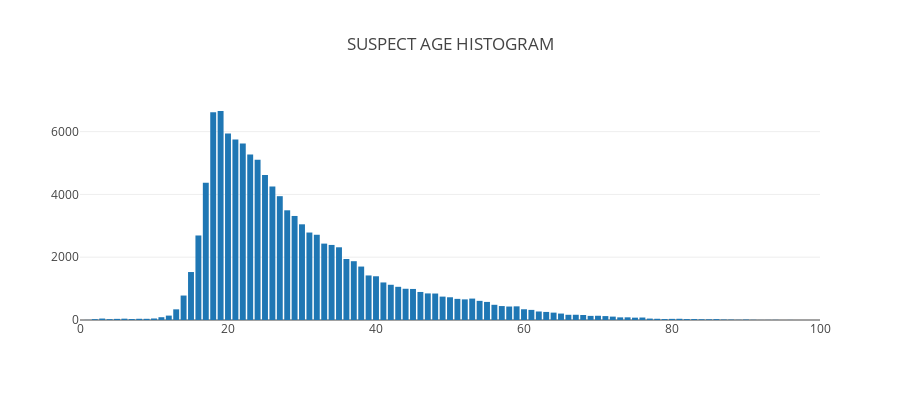
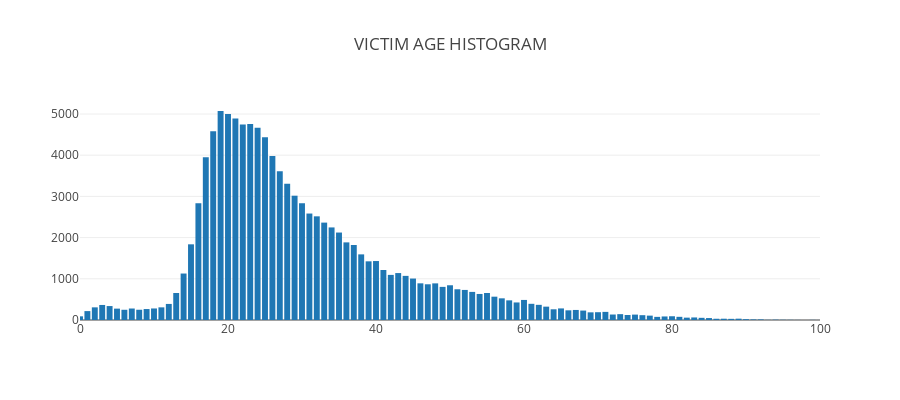

The code cell stored with these charts, in order, in its notebook:
### Code cell
# Visualize age distribution of suspects and victims

for target_type in ['suspect','victim']:      
    age_groups=helper.get_age_distribution(df['participant_type'],df['participant_age'],target_type)
    helper.plot_histogram(age_groups,dict(range=[0, 100]),target_type+' age histogram')

### Figure 1 — Plotly figure (JSON) as saved in the notebook; plotly's stock layout.template omitted (floating-point values rounded to 4 significant figures)
{"data": [{"type": "bar", "uid": "e70b81f8-c0d6-4436-b5d5-eb01d65770eb", "x": ["25", "31", "33", "47", "15", "48", "29", "24", "18", "19", "22", "23", "68", "20", "41", "17", "64", "21", "43", "28", "27", "55", "37", "39", "32", "35", "42", "30", "59", "44", "40", "72", "26", "34", "16", "56", "51", "45", "38", "36", "12", "13", "63", "58", "52", "49", "70", "46", "88", "54", "61", "66", "71", "14", "69", "53", "50", "60", "80", "4", "75", "67", "10", "62", "57", "76", "74", "73", "81", "83", "11", "9", "3", "65", "86", "6", "7", "84", "91", "8", "90", "79", "2", "5", "82", "87", "93", "89", "85", "77", "78", "94", "96", "98", "1", "0", "92", "311"], "y": [4620, 2786, 2433, 847, 1528, 843, 3314, 5107, 6618, 6657, 5624, 5269, 160, 5938, 1196, 4375, 235, 5746, 1057, 3494, 3944, 576, 1873, 1419, 2715, 2316, 1122, 3048, 435, 995, 1393, 108, 4255, 2391, 2692, 484, 673, 989, 1702, 1944, 140, 340, 257, 429, 657, 745, 135, 893, 13, 610, 322, 166, 125, 779, 131, 682, 724, 342, 36, 26, 75, 167, 48, 271, 444, 79, 85, 84, 39, 30, 89, 38, 46, 205, 28, 42, 31, 24, 6, 39, 14, 30, 26, 36, 29, 15, 3, 7, 22, 45, 39, 4, 2, 1, 3, 1, 2, 1]}], "layout": {"height": 400, "legend": {"orientation": "h"}, "title": "SUSPECT AGE HISTOGRAM", "xaxis": {"range": [0, 100]}}}

### Figure 2 — Plotly figure (JSON) as saved in the notebook; plotly's stock layout.template omitted (floating-point values rounded to 4 significant figures)
{"data": [{"type": "bar", "uid": "719c643c-c5d0-49b6-b776-10ffc9997367", "x": ["20", "33", "34", "29", "56", "18", "46", "14", "23", "55", "51", "40", "9", "5", "2", "15", "19", "28", "78", "41", "22", "21", "39", "35", "26", "69", "27", "37", "50", "42", "17", "25", "16", "13", "68", "57", "66", "67", "62", "36", "24", "30", "32", "1", "3", "63", "64", "31", "10", "48", "53", "60", "58", "72", "45", "43", "49", "12", "44", "70", "0", "54", "6", "38", "8", "4", "7", "52", "47", "79", "11", "80", "59", "73", "61", "85", "88", "71", "89", "90", "65", "74", "77", "86", "84", "96", "81", "83", "82", "87", "75", "76", "92", "91", "94", "101", "97", "95", "93", "99", "100", "209"], "y": [5003, 2364, 2247, 3017, 566, 4580, 890, 1128, 4756, 656, 746, 1431, 266, 276, 307, 1837, 5073, 3306, 76, 1214, 4745, 4889, 1424, 2123, 3980, 186, 3612, 1821, 843, 1095, 3951, 4435, 2834, 655, 229, 526, 235, 244, 368, 1884, 4665, 2834, 2516, 216, 365, 324, 260, 2584, 280, 889, 682, 487, 477, 133, 1006, 1139, 804, 390, 1071, 189, 89, 632, 248, 1593, 249, 338, 279, 730, 867, 86, 307, 91, 426, 142, 393, 47, 28, 197, 32, 20, 281, 122, 106, 30, 53, 4, 77, 62, 57, 31, 131, 117, 14, 14, 8, 2, 2, 5, 4, 3, 1, 1]}], "layout": {"height": 400, "legend": {"orientation": "h"}, "title": "VICTIM AGE HISTOGRAM", "xaxis": {"range": [0, 100]}}}
